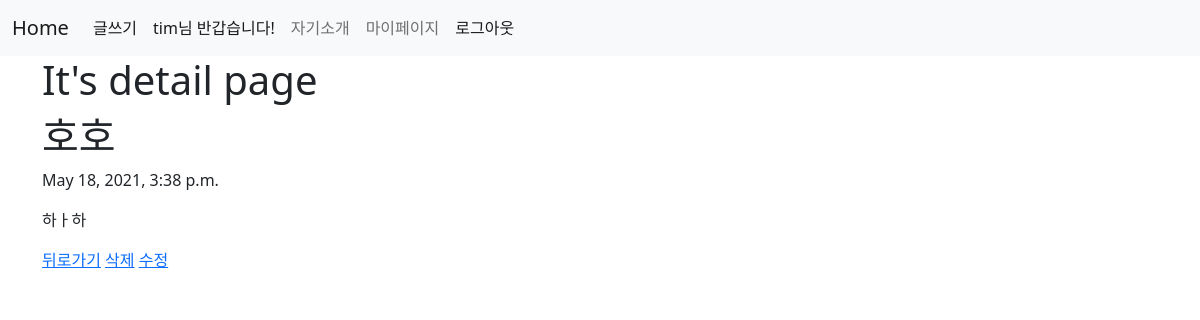
Before: /blog/4/ (signed in) with the older database file.
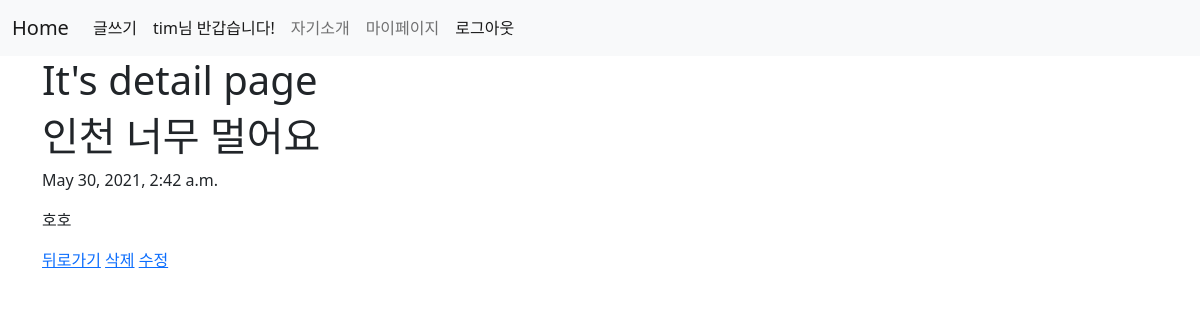
After: the same page with the newer database file.
### blog/models.py (models this page shows, shortened)
class Blog(models.Model):
    title = models.CharField(max_length=200)
    pub_date = models.DateTimeField('date published')
    body = models.TextField()

### blog/views.py (the view)
# urls.py: path('<int:blog_id>/', views.detail, name = 'detail'), # path converter을 다음 인자인 함수에 넣어주어 url 요청되는 것.
def detail(request, blog_id): # 인자를 블로그 id까지 2개 받음
    blog_detail = Blog.objects.get(id = blog_id) # 블로그 안 객체를 찾아서 변수에 집어넣음
    return render(request, 'detail.html', {'blog': blog_detail}) # 특정 디테일 페이지를 띄워줘라

### blog/templates/detail.html
{% extends 'base.html' %}
{% block content %}
    <h1>It's detail page</h1>
    <h1>{{blog.title}}</h1>
    <p>{{blog.pub_date}} </p>
    <p>{{blog.body}} </p>
    <a href="{% url 'home' %}">뒤로가기</a>
    <a href="{% url 'delete' blog.id %}">삭제</a>
    <a href="{% url 'edit' blog.id %}">수정</a>
{% endblock %}

Changed rows visible on the page:
changed Blog "호호": title "호호" → "인천 너무 멀어요"; pub_date "May 18, 2021, 3:38 p.m." → "May 30, 2021, 2:42 a.m."; body "하ㅏ하" → "호호"
